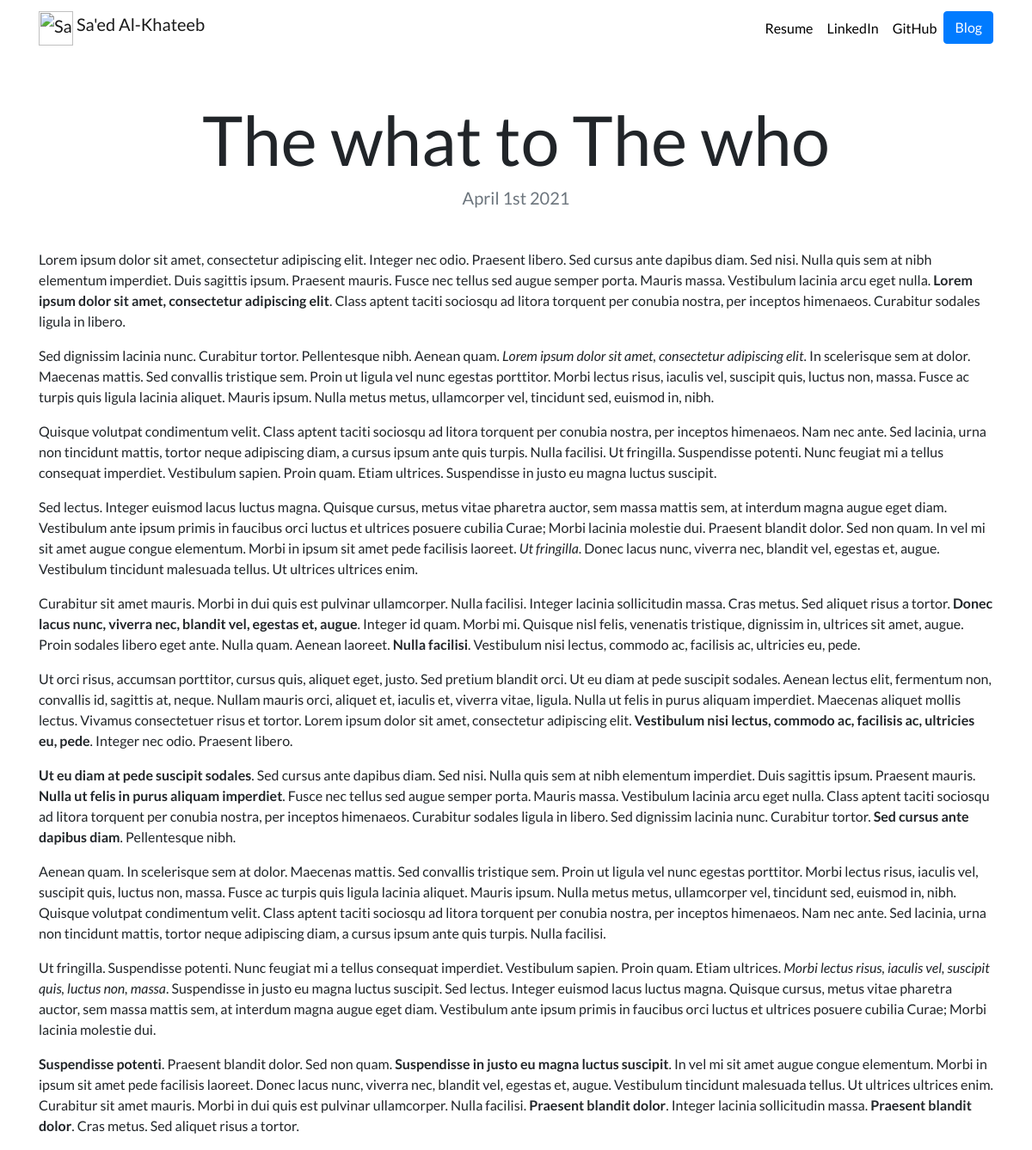
The app's page /blog/4/ with its own data.
### blog/models.py (models this page shows, shortened)
class Blog(models.Model):
    title = models.CharField(max_length=200)
    description = models.TextField()
    date = models.DateField()

### blog/views.py (the view)
# urls.py: path('<int:blog_id>/',views.detail,name='detail')
def detail(request, blog_id):
    blog = get_object_or_404(Blog, pk=blog_id)
    return render(request, 'blog/detail.html' , {'blog':blog})

### blog/templates/blog/detail.html
{% extends "portfolio/base.html" %}
{% load static %}
{% block content %}
<h1 class="text-center mt-5" id="blogdetailtitle">{{ blog.title }}</h1>
<h5 class="text-center text-muted mb-5">{{ blog.date|date:'F jS Y' }}</h5>
{{ blog.description|safe }}
{% endblock %}

### portfolio/static/portfolio/custom.css (style rules this page uses)
body { font-family: 'Lato', sans-serif; }
@media (min-width: 992px) { #blogdetailtitle { font-size: 5rem; } }

### records on screen
Blog: title "The what to The who", date "April 1st 2021", description "Lorem ipsum dolor sit amet, consectetur adipiscing elit. Integer nec odio. Praesent libero. Sed cursus ante dapibus diam. Sed nisi. Nulla quis sem at nibh elementum imperdiet. Duis sagittis ipsum. Praesent mauris. Fusce nec tellus sed augue semper porta. Mauris massa. Vestibulum lacinia arcu eget nulla. Lorem ipsum dolor sit amet, consectetur adipiscing elit . Class aptent taciti sociosqu ad litora torquent per conubia nostra, per inceptos himenaeos. Curabitur sodales ligula in libero. Sed dignissim lacinia nunc. Curabitur tortor. Pellentesque nibh. Aenean quam. Lorem ipsum dolor sit amet, consectetur adipiscing elit . In scelerisque sem at dolor. Maecenas mattis. Sed convallis tristique…"
